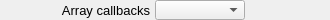
    <widget class="PyDMFrame" name="composite_11">
      <property name="geometry">
        <rect>
          <x>5</x>
          <y>380</y>
          <width>330</width>
          <height>20</height>
        </rect>
      </property>
      <widget class="QLabel" name="text_14">
        <property name="geometry">
          <rect>
            <x>0</x>
            <y>0</y>
            <width>150</width>
            <height>20</height>
          </rect>
        </property>
        <property name="text">
          <string>Array callbacks</string>
        </property>
        <property name="font" stdset="0">
          <font>
            <pointsize>10</pointsize>
          </font>
        </property>
        <property name="brush" stdset="0">
          <brush brushstyle="SolidPattern">
            <color alpha="255">
              <red>0</red>
              <green>0</green>
              <blue>0</blue>
            </color>
          </brush>
        </property>
        <property name="toolTip">
          <string>text_14</string>
        </property>
        <property name="alignment">
          <set>Qt::AlignRight|Qt::AlignTrailing|Qt::AlignVCenter</set>
        </property>
        <property name="styleSheet">
          <string notr="true">QLabel#text_14 {
  color: rgb(0, 0, 0);
  }</string>
        </property>
      </widget>
      <widget class="PyDMEnumComboBox" name="menu_2">
        <property name="geometry">
          <rect>
            <x>155</x>
            <y>0</y>
            <width>90</width>
            <height>20</height>
          </rect>
        </property>
        <property name="toolTip">
          <string>${prefix}ArrayCallbacks</string>
        </property>
        <property name="channel" stdset="0">
          <string>ca://${prefix}ArrayCallbacks</string>
        </property>
        <property name="font" stdset="0">
          <font>
            <pointsize>10</pointsize>
          </font>
        </property>
        <property name="styleSheet">
          <string notr="true">PyDMEnumComboBox#menu_2 {
  color: rgb(0, 0, 0);
  background-color: rgb(115, 223, 255);
  }</string>
        </property>
      </widget>
      <widget class="PyDMLabel" name="text_update_11">
        <property name="geometry">
          <rect>
            <x>250</x>
            <y>2</y>
            <width>80</width>
            <height>18</height>
          </rect>
        </property>
        <property name="toolTip">
          <string>PV: ${prefix}ArrayCallbacks_RBV</string>
        </property>
        <property name="channel" stdset="0">
          <string>ca://${prefix}ArrayCallbacks_RBV</string>
        </property>
        <property name="displayFormat" stdset="0">
          <enum>PyDMLabel::String</enum>
        </property>
        <property name="font" stdset="0">
          <font>
            <pointsize>10</pointsize>
          </font>
        </property>
        <property name="alignment">
          <set>Qt::AlignCenter</set>
        </property>
        <property name="textInteractionFlags">
          <set>Qt::TextSelectableByKeyboard|Qt::TextSelectableByMouse</set>
        </property>
        <property name="styleSheet">
          <string notr="true">PyDMLabel#text_update_11 {
  color: rgb(10, 0, 184);
  background-color: rgb(187, 187, 187);
  }</string>
        </property>
      </widget>
    </widget>
